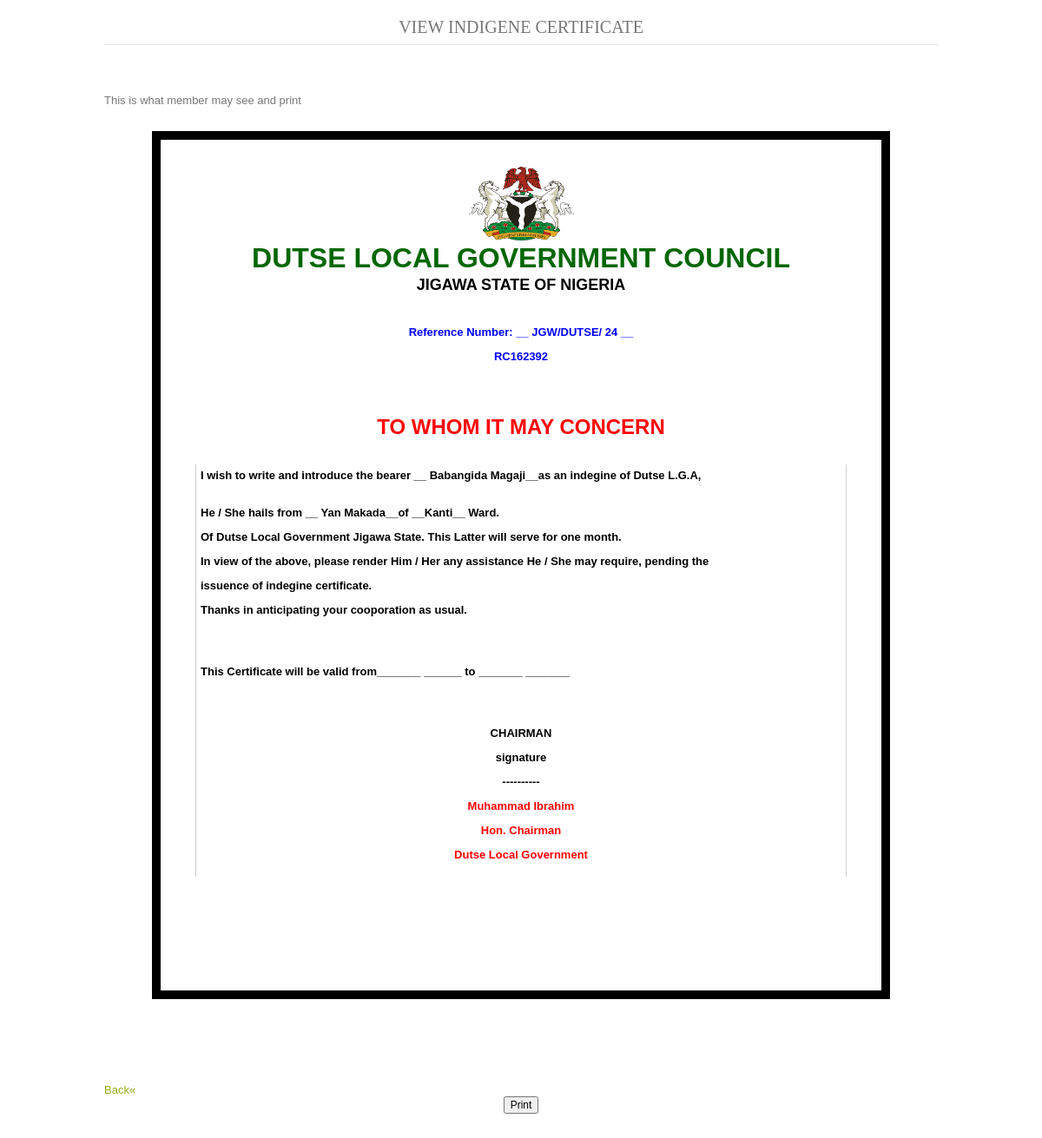
The page /admin/view_card.php?id=24 on the database its author committed.
### tables this page shows
CREATE TABLE IF NOT EXISTS `processed` (
  `id` int(11) NOT NULL AUTO_INCREMENT,
  `full_name` varchar(255) NOT NULL,
  `gender` varchar(255) NOT NULL,
  `religion` varchar(255) NOT NULL,
  `date_of_birth` varchar(255) NOT NULL,
  `place_of_birth` varchar(255) NOT NULL,
  `address` varchar(255) NOT NULL,
  `occ` varchar(255) NOT NULL,
  `phone` varchar(255) NOT NULL,
  `photo` varchar(255) NOT NULL,
  `father_name` varchar(255) NOT NULL,
  `fpob` varchar(255) NOT NULL,
  `faddress` varchar(255) NOT NULL,
  `focc` varchar(255) NOT NULL,
  `fphone` varchar(255) NOT NULL,
  `mother_name` varchar(255) NOT NULL,
  `mpob` varchar(255) NOT NULL,
  `maddress` varchar(255) NOT NULL,
  `mocc` varchar(255) NOT NULL,
  `mphone` varchar(255) NOT NULL,
  `village_name` varchar(255) NOT NULL,
  `ward` varchar(255) NOT NULL,
  `district_head` varchar(255) NOT NULL,
  `dagaci` varchar(255) NOT NULL,
  `mai_unguwa` varchar(255) NOT NULL,
  `user_name` varchar(255) NOT NULL,
  PRIMARY KEY (`id`)
);

### admin/view_card.php (the view, shortened to what this page needs)
<!DOCTYPE html PUBLIC "-//W3C//DTD XHTML 1.0 Transitional//EN" "http://www.w3.org/TR/xhtml1/DTD/xhtml1-transitional.dtd">
<html xmlns="http://www.w3.org/1999/xhtml" xml:lang="EN" lang="EN" dir="ltr">
<head profile="http://gmpg.org/xfn/11">
<link rel="stylesheet" href="styles/layout.css" type="text/css" />
</head>
<body id="top">
<div class="wrapper col3">
  <div id="container">
  <center>
    <h1>VIEW INDIGENE CERTIFICATE</h1>
    <p>&nbsp;</p>
</center>
            <p style="float:left;">This is what member may see and print</p>
    <p style="float:left;">&nbsp;</p>
    <p>&nbsp;</p>
    <p>&nbsp;</p>
<?php
include('db_function.php');
$id = $_GET['id'];
$result = mysqli_query($con, "Select * from processed where id='$id'");
while($row= mysqli_fetch_array($result)) {
?>
    <center>
    <div id="box2">
    <table width="780" border="0" align="center">
    <tr>
<th width="774" colspan="2"><center><img src="./images/Coat_of_arms_of_Nigeria.png" width="121" height="85" /></center></center></th>
<tr>
<th colspan="3"><center><font color="#006600" size="+3">DUTSE LOCAL GOVERNMENT COUNCIL</center></font></th>
</tr>
<tr>
<th colspan="3"><center><font color="BLACK"><font size="+1">JIGAWA STATE OF NIGERIA <br><br></center></font></font></th>
</tr>
<tr>
<br><th colspan="3"><center><font color="BLUE"><font size="-1">
  <p>Reference Number: __  JGW/DUTSE/
    <?php  echo $row['id']; ?>
    __ </p>
  <p>RC162392 <br>
    <br>
    <br>
    <br>
  </p>
</center></font></font></th>
</tr>
<tr>
<th colspan="4"><center><font color="red"><font size="+2">TO WHOM IT MAY CONCERN <br><br></center></font></font></th>
</tr>
<tr>
<td><font color="black"> <strong>I wish to write and introduce the bearer __</font> <?php  echo $row['full_name']; ?>__as an indegine of Dutse L.G.A, <br />
<br>
<p><font color="Black">He / She hails from __</font> <?php  echo $row['address']; ?>__of __<?php  echo $row['ward']; ?>__ Ward. </p>
<p><font color="black">Of Dutse Local Government Jigawa State. This Latter will serve for one month.</font></p>
<p><font color="black">In view of the above, please render Him / Her any assistance He / She may require, pending the</p>
<p><font color="black">issuence of indegine certificate.</font> </p>
<p><font color="black">Thanks in anticipating your cooporation as usual.</font> </p>
<br><br>
<p><font color="black">This Certificate will be valid from_______</font> <?php  echo $row['doissues']; ?>______ to _______</font> <?php  echo $row['doissues']; ?>_______</p>
<br><br>
<P><center color="black">CHAIRMAN</P>
<p><center color="black"> signature</p>
<p><center color="black">----------</p>
<center>
<p><font color="red"> Muhammad Ibrahim</font></center>
<center><p><font color="red">Hon. Chairman</font></center>
<center><p><font color="red">Dutse Local Government</font>
  </center></td>
</tr>
<?php
}
?>
  </div>
    <p>&nbsp;</p>
    <p>&nbsp;</p>
    <p>&nbsp;</p>
<a href="confirmed.php"> Back&laquo; </a><p style="float:right">  <center><input type="submit" value="Print" onclick="print();" /></center></p>
<br />
  </div>
</body>
</html>

### admin/styles/layout.css (style rules this page uses)
body { margin:0; padding:0; font-size:13px; font-family:verdana, Arial, Helvetica, sans-serif; color:#333333; background-color:#FFFFFF; }
img { display:block; margin:0; padding:0; border:none; }
a { color:#B2C629; background-color:#FFFFFF; outline:none; text-decoration:none; }
div.wrapper { display:block; width:100%; margin:0; text-align:left; }
div.wrapper h1, div.wrapper h2, div.wrapper h3, div.wrapper h4, div.wrapper h5, div.wrapper h6 { margin:0; padding:0; font-size:20px; font-weight:normal; line-height:normal; font-family:Georgia, "Times New Roman", Times, serif; }
.col3 { color:#777777; background-color:#FFFFFF; }
.col3 a { color:#95AD19; background-color:#FFFFFF; }
#header, #topbar, #homepage, #breadcrumb, #container, #footer, #copyright { position:relative; margin:0 auto 0; display:block; width:960px; }
#container { padding:20px 0; }
#container h1, #container h2, #container h3, #container h4, #container h5, #container h6 { margin:0 0 15px 0; padding:0 0 8px 0; border-bottom:1px solid #E7E6E6; }

### admin/styles/forms.css (style rules this page uses)
input, textarea, select { font-size:12px; font-family:Verdana, Arial, Helvetica, sans-serif; }

### admin/styles/tables.css (style rules this page uses)
table { width:100%; border-collapse:collapse; table-layout:auto; vertical-align:top; margin-bottom:15px; border:1px solid #CCCCCC; color:#000; }
table tbody td { vertical-align:top; border-collapse:collapse; border-left:1px solid #CCCCCC; border-right:1px solid #CCCCCC; }
table thead th, table tbody td { padding:5px; border-collapse:collapse; }

### admin/view_card.php (style rules this page uses)
table { width:750px; color:black; border:#FFF; }
tr { border:#FFF; }
td { border:#FFF; }
th { border:#FFF; }
#box2 { text-align:left; width:800px; border: 10px solid black; height:950px; padding:15px; }

### rows shown on the page
processed: id "24", full_name "Babangida Magaji", address "Yan Makada", ward "Kanti"
